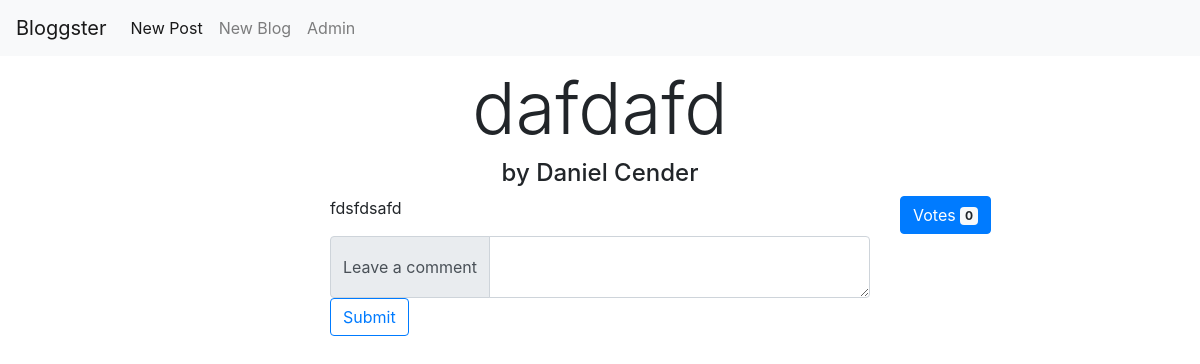
The page /BloggingPlatform/modules/post/viewPost.php?id=13 on the database its author committed.
### tables this page shows
CREATE TABLE `post` (
  `ID` int(11) NOT NULL,
  `Title` varchar(200) NOT NULL,
  `Content` text NOT NULL,
  `Author` int(11) NOT NULL,
  `Votes` int(11) DEFAULT '0',
  `BlogID` int(11) DEFAULT NULL
);

### BloggingPlatform/modules/post/viewPost.php (the view, shortened to what this page needs)
<?php
$postId = $_GET["id"];
$conn = dbConnect();
$post = $conn->query("SELECT post.ID,post.Title,post.Content,post.Votes,CONCAT(user.FirstName, ' ',user.LastName) AS Author FROM post INNER JOIN user WHERE post.Author = user.ID AND post.ID = $postId");
$row = $post->fetch_assoc();
$title = $row["Title"];
$content = $row["Content"];
$author = $row["Author"];
$votes = $row["Votes"];
?>
<!DOCTYPE html>
<html lang="en">
<head>
<link rel="stylesheet" type="text/css" href="style.css">
<link rel="stylesheet" href="https://maxcdn.bootstrapcdn.com/bootstrap/4.0.0/css/bootstrap.min.css">
</head>
<body>
<div class="container">
	<div class="row">
		<div class="col-md-3"></div>
		<h1 class="display-3 col-md-6 text-center"><?php echo $title; ?></h1>
		<div class="col-md-3"></div>
	</div>
	<div class="row">
	<div class="col-md-3"></div>
		<h4 class="col-md-6 text-center">by <?php echo $author; ?></h4>
		<div class="col-md-3"></div>
	</div>
	<div class="row">
		<div class="col-md-3"></div>
		<div class="col-md-6">
		<p class=""><?php echo $content; ?></p>
		</div>
		<div class="col-md-3">
		<button type="button" class="btn btn-primary" onClick="upVote()">
  Votes <span id="votes" class="badge badge-light"><?php echo $votes;?></span>
</button>
		</div>
	</div>
	<div class="row">
	<div class="col-sm-3"></div>
	<div class="col-sm-6">
	<form onSubmit="">
		<div class="input-group">
  <div class="input-group-prepend">
    <span class="input-group-text">Leave a comment</span>
  </div>
  <textarea class="form-control" onchange="languageFilter(this.value)" id="comment" aria-label="With textarea"></textarea>
</div>
		<button type="button" id="submit_btn" onclick="saveComment()" class="btn btn-outline-primary">Submit</button>
		</form>
	</div>
	<div class="col-sm-3"></div>
	</div>
</div>
</body>
</html>

### BloggingPlatform/modules/post/style.css (style rules this page uses)
html { font-family: 'Arial'; }

### BloggingPlatform/modules/header/_header.php (style rules this page uses)
body { padding-top: 65px; }

### rows shown on the page
post: Title "dafdafd", Content "fdsfdsafd", Votes "0"

### other values the page prints
$author "Daniel Cender"
